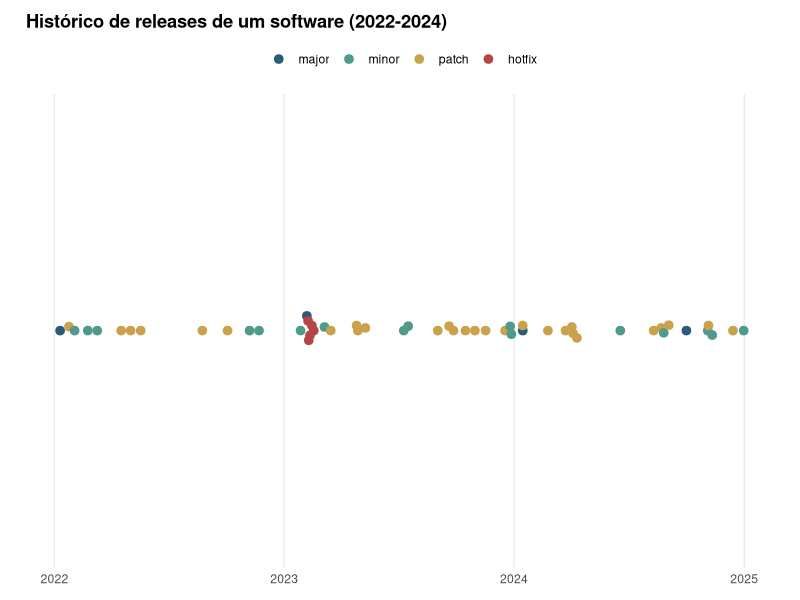

This figure's R source:
# Libraries
library(ggplot2)
library(ggbeeswarm)
library(jsonlite)

# Sessao roda em locale C puro (ASCII) neste ambiente -- sem isso, toda
# string acentuada sai corrompida byte a byte no data.json e no proprio PNG.
# "C.utf8" existe no sistema (locale -a). Ver AGENTS.md, "Licoes aprendidas".
invisible(Sys.setlocale("LC_CTYPE", "C.utf8"))

# Terceira entrada da categoria `timeline`, pensada pra cobrir a lacuna que
# os outros dois graficos ja documentam: a linha do tempo de marcos (so
# alterna 2 lados) e o Gantt (uma linha por tarefa) so cabem bem com poucas
# dezenas de itens. Aqui o dado tem MUITOS eventos discretos (dezenas), e a
# tecnica -- empacotamento tipo enxame (beeswarm) ao longo de um unico eixo
# de tempo -- e o que resolve a colisao sem esconder nenhum evento.
set.seed(9102)

inicio_geral <- as.Date("2022-01-01")
fim_geral    <- as.Date("2024-12-31")
dias_total   <- as.numeric(fim_geral - inicio_geral)

# Marcos escritos a mao (decisao de produto, nao sorteio): 4 lancamentos
# major cadenciados ao longo dos 3 anos, e uma RAJADA de 5 hotfixes logo
# apos o v2.0.0 -- simulando um lancamento com bug serio que precisou de
# correcao emergencial dia sim, dia nao. E exatamente essa rajada que a
# tecnica de empacotamento existe pra revelar: numa linha do tempo comum,
# 5 eventos em 9 dias colidiriam num ponto so ou exigiriam esconder rotulo.
majors <- data.frame(
  data = as.Date(c("2022-01-10", "2023-02-06", "2024-01-15", "2024-10-01")),
  versao = c("v1.0.0", "v2.0.0", "v3.0.0", "v4.0.0"),
  tipo = "major"
)

hotfixes_v2 <- data.frame(
  data = as.Date(c("2023-02-08", "2023-02-09", "2023-02-11", "2023-02-14", "2023-02-17")),
  versao = paste0("v2.0.", 1:5, "-hotfix"),
  tipo = "hotfix"
)

# Volume gerado por sorteio (minor bem menos frequente que patch, cadencia
# tipica de um projeto de software real), espalhado por todo o periodo.
gerar_datas <- function(n) sort(inicio_geral + sample(seq_len(dias_total), n))

# Numero da "era" (quantos majors ja saíram até aquela data) só pra compor
# um numero de versao plausivel no rotulo -- cosmetico, nao precisa refletir
# semver de verdade.
era_de <- function(datas) pmax(1, sapply(datas, function(d) sum(majors$data <= d)))

minors_datas <- gerar_datas(16)
minors <- data.frame(
  data = minors_datas,
  versao = paste0("v", era_de(minors_datas), ".", ave(seq_along(minors_datas), era_de(minors_datas), FUN = seq_along), ".0"),
  tipo = "minor"
)

patches_datas <- gerar_datas(28)
patches <- data.frame(
  data = patches_datas,
  versao = paste0("v", era_de(patches_datas), ".0.", ave(seq_along(patches_datas), era_de(patches_datas), FUN = seq_along)),
  tipo = "patch"
)

releases <- rbind(majors, hotfixes_v2, minors, patches)
releases <- releases[order(releases$data), ]
releases$tipo <- factor(releases$tipo, levels = c("major", "minor", "patch", "hotfix"))

# A cor de cada tipo nasce AQUI, uma unica vez -- mesma regra ja usada nos
# outros dois graficos da categoria, aplicada a "tipo de release" em vez de
# fase/categoria de marco.
cor_tipo <- c(
  "major"  = "#2B5B7A",
  "minor"  = "#4F9A8B",
  "patch"  = "#C9A24B",
  "hotfix" = "#B34747"
)

# geom_beeswarm espera eixo categorico (aqui, uma unica categoria "todos") +
# eixo de VALOR continuo -- o valor e' a data, preservada exatamente; o
# empacotamento acontece no outro eixo (categorico), que vira o eixo
# vertical sem sentido de dado nenhum. coord_flip() deita isso, entao o eixo
# com sentido (tempo) fica horizontal, como em qualquer outro grafico desta
# categoria.
p <- ggplot(releases, aes(x = "todos", y = data, colour = tipo)) +
  geom_beeswarm(cex = 1.3, size = 2.6, priority = "density", method = "swarm") +
  scale_colour_manual(values = cor_tipo, name = NULL) +
  scale_y_date(date_labels = "%Y", date_breaks = "1 year") +
  labs(title = "Histórico de releases de um software (2022-2024)", x = NULL, y = NULL) +
  coord_flip() +
  theme_minimal(base_size = 11) +
  theme(
    plot.title = element_text(face = "bold"),
    axis.text.y = element_blank(),
    axis.ticks.y = element_blank(),
    panel.grid.major.y = element_blank(),
    panel.grid.minor = element_blank(),
    panel.grid.major.x = element_line(colour = "grey92"),
    legend.position = "top",
    plot.margin = margin(t = 10, r = 16, b = 10, l = 16)
  )

ggsave("output.png", plot = p, width = 10, height = 4, dpi = 150)

# ---------------------------------------------------------------------------
# Versao interativa: mesmos releases, sem posicao vertical pronta -- o D3
# refaz o proprio empacotamento (algoritmo de camadas por colisao, mesmo
# principio ja usado na linha-do-tempo-startup-ficticia) porque ele precisa
# ser recalculado a cada zoom, quando o numero de pontos visiveis muda.  A
# posicao Y aqui e so anti-sobreposicao, nunca dado -- por isso nao ha
# necessidade de exportar a posicao calculada pelo ggbeeswarm (que sozinho
# tambem nao seria reproduzivel a niveis de zoom diferentes).
viz <- list(
  meta = list(cores = as.list(cor_tipo)),
  releases = lapply(seq_len(nrow(releases)), function(i) {
    list(
      data = format(releases$data[i], "%Y-%m-%d"),
      versao = releases$versao[i],
      tipo = as.character(releases$tipo[i])
    )
  })
)

write_json(viz, "data.json", auto_unbox = TRUE, digits = NA)
